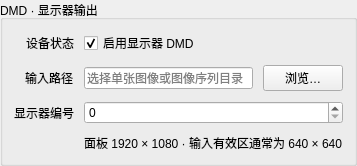
               <widget class="QGroupBox" name="dmdConfigurationGroupBox">
                <property name="title">
                 <string>DMD · 显示器输出</string>
                </property>
                <layout class="QFormLayout" name="dmdConfigurationForm">
                 <property name="spacing">
                  <number>10</number>
                 </property>
                 <property name="fieldGrowthPolicy">
                  <enum>QFormLayout::AllNonFixedFieldsGrow</enum>
                 </property>
                 <property name="labelAlignment">
                  <set>Qt::AlignRight|Qt::AlignVCenter</set>
                 </property>
                 <item row="0" column="0">
                  <widget class="QLabel" name="dmdEnabledCheckBoxLabel">
                   <property name="text">
                    <string>设备状态</string>
                   </property>
                   <property name="buddy">
                    <cstring>dmdEnabledCheckBox</cstring>
                   </property>
                  </widget>
                 </item>
                 <item row="0" column="1">
                  <widget class="QCheckBox" name="dmdEnabledCheckBox">
                   <property name="text">
                    <string>启用显示器 DMD</string>
                   </property>
                   <property name="checked">
                    <bool>true</bool>
                   </property>
                  </widget>
                 </item>
                 <item row="1" column="0">
                  <widget class="QLabel" name="dmdInputPathEditLabel">
                   <property name="text">
                    <string>输入路径</string>
                   </property>
                  </widget>
                 </item>
                 <item row="1" column="1">
                  <layout class="QHBoxLayout" name="dmdInputPathEditLayout">
                   <property name="spacing">
                    <number>10</number>
                   </property>
                   <item>
                    <widget class="QLineEdit" name="dmdInputPathEdit">
                     <property name="text">
                      <string />
                     </property>
                     <property name="placeholderText">
                      <string>选择单张图像或图像序列目录</string>
                     </property>
                     <property name="toolTip">
                      <string>选择单张图像或图像序列目录</string>
                     </property>
                    </widget>
                   </item>
                   <item>
                    <widget class="QPushButton" name="dmdInputPathEditBrowseButton">
                     <property name="text">
                      <string>浏览…</string>
                     </property>
                     <property name="enabled">
                      <bool>true</bool>
                     </property>
                    </widget>
                   </item>
                  </layout>
                 </item>
                 <item row="2" column="0">
                  <widget class="QLabel" name="dmdMonitorSpinBoxLabel">
                   <property name="text">
                    <string>显示器编号</string>
                   </property>
                   <property name="buddy">
                    <cstring>dmdMonitorSpinBox</cstring>
                   </property>
                  </widget>
                 </item>
                 <item row="2" column="1">
                  <widget class="QSpinBox" name="dmdMonitorSpinBox">
                   <property name="minimum">
                    <number>0</number>
                   </property>
                   <property name="maximum">
                    <number>31</number>
                   </property>
                   <property name="value">
                    <number>0</number>
                   </property>
                  </widget>
                 </item>
                 <item row="5" column="1">
                  <widget class="QLabel" name="dmdGeometryLabel">
                   <property name="text">
                    <string>面板 1920 × 1080 · 输入有效区通常为 640 × 640</string>
                   </property>
                  </widget>
                 </item>
                </layout>
               </widget>
